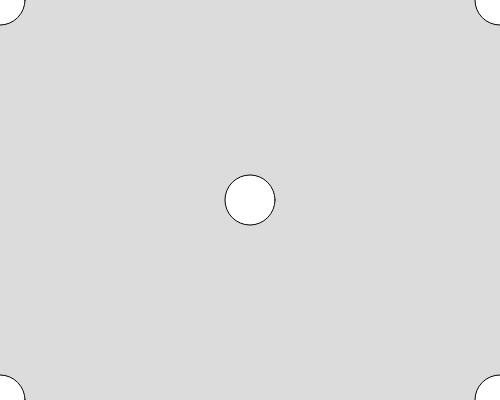
Frame 1 (no input)
Frame 60 (no input): identical to frame 1, image omitted
Frame 120 (the mouse pressed at the canvas centre since frame 60): identical to frame 1, image omitted

The p5.js sketch that drew this single still picture (run headless with seeded random() and noise() and a simulated clock; from frame 60 on, the mouse is pressed at the canvas centre):

// p5.js sketch
// ── sketch.js
// Cordinatesystems
// Sami
// sep  11, 2024
//looking at how coordinates work in java

canvasWidth = 500
canvasHeight = 400

function setup() {
  print("setup")
  createCanvas(canvasWidth, canvasHeight);
}

function draw() {
  background(220);
  drawcircles(50)

}

function drawcircles(circleSize){
  circle(0,0,circleSize);
  circle(0,canvasHeight,circleSize);
  circle(canvasWidth / 2,canvasHeight / 2,circleSize);
  circle(canvasWidth,0,circleSize);
  circle(canvasWidth,canvasHeight,circleSize);
}
